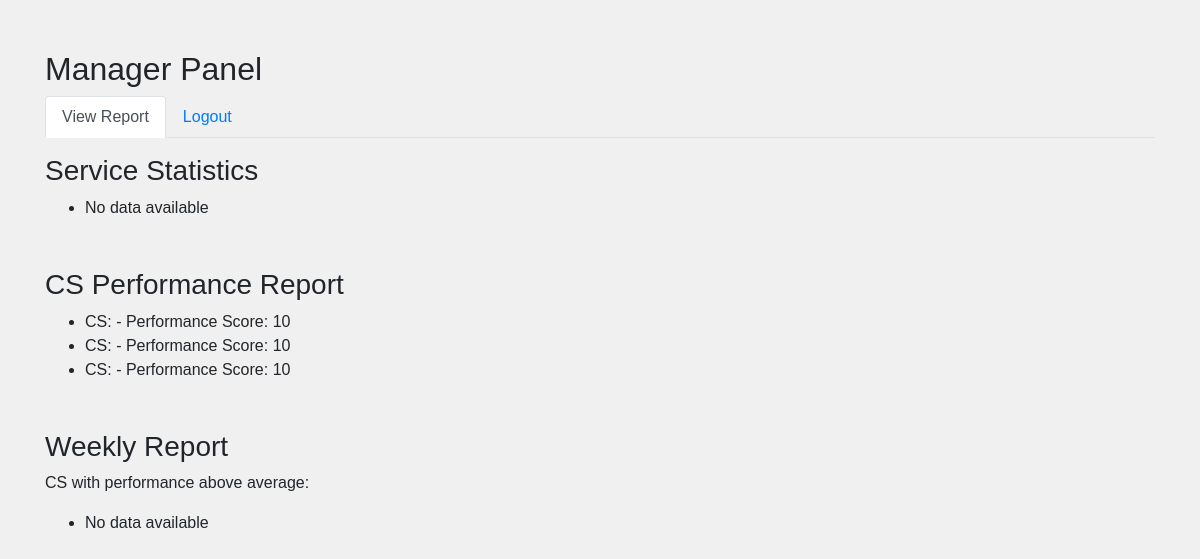
The app's page /manager/manager.php with its own data.
### tables this page shows
CREATE TABLE `cs_performance` (
  `id` int(11) NOT NULL,
  `cs_name` varchar(50) NOT NULL,
  `performance_score` int(11) NOT NULL
);

### manager/manager.php (the view, shortened to what this page needs)
<?php
$servername = "localhost";
$username = "root";
$password = "";
$dbname = "grapara";
$conn = new mysqli($servername, $username, $password, $dbname);
$serviceStatsQuery = "SELECT * FROM service_stats";
$serviceStatsResult = $conn->query($serviceStatsQuery);
$csPerformanceQuery = "SELECT * FROM cs_performance";
$csPerformanceResult = $conn->query($csPerformanceQuery);
$averagePerformanceQuery = "SELECT AVG(performance_score) as avg_score FROM cs_performance";
$averagePerformanceResult = $conn->query($averagePerformanceQuery);
$averageScoreRow = $averagePerformanceResult->fetch_assoc();
$averageScore = $averageScoreRow['avg_score'];
$weeklyReportQuery = "SELECT * FROM weekly_report WHERE performance_score > ?";
$weeklyReportStmt = $conn->prepare($weeklyReportQuery);
$weeklyReportStmt->bind_param("d", $averageScore);
$weeklyReportStmt->execute();
$weeklyReportResult = $weeklyReportStmt->get_result();
?>
<!DOCTYPE html>
<html lang="en">
<head>
    <link rel="stylesheet" href="https://stackpath.bootstrapcdn.com/bootstrap/4.5.2/css/bootstrap.min.css">
    <link rel="stylesheet" href="styles.css">
</head>
<body>
<div class="container">
    <h2>Manager Panel</h2>
    <ul class="nav nav-tabs" id="managerTab" role="tablist">
        <li class="nav-item">
            <a class="nav-link active" id="manager-tab" data-toggle="tab" href="#manager" role="tab" aria-controls="manager" aria-selected="true">View Report</a>
        </li>
        <li class="nav-item">
            <a class="nav-link" id="logout-tab" aria-controls="logout" aria-selected="false" onclick="javascript:return confirm('Apakah Anda yakin ingin logout?');" href="../autentikasi/logout.php">Logout</></a>
        </li>
    </ul>
    <div id="serviceStats" class="mt-3">
        <h3>Service Statistics</h3>
        <ul>
            <?php
            if ($serviceStatsResult && $serviceStatsResult->num_rows > 0) {
                while($row = $serviceStatsResult->fetch_assoc()) {
                    echo "<li>Service: " . htmlspecialchars($row["service_name"]) . " - Total Requests: " . htmlspecialchars($row["total_requests"]) . " - Successful Requests: " . htmlspecialchars($row["successful_requests"]) . "</li>";
                }
            } else {
                echo "<li>No data available</li>";
            }
            ?>
        </ul>
    </div>
    <h3 class="mt-5">CS Performance Report</h3>
    <ul id="csPerformanceReport">
        <?php
        if ($csPerformanceResult && $csPerformanceResult->num_rows > 0) {
            while($row = $csPerformanceResult->fetch_assoc()) {
                echo "<li>CS: " . htmlspecialchars($row["cs_name"]) . " - Performance Score: " . htmlspecialchars($row["performance_score"]) . "</li>";
            }
        } else {
            echo "<li>No data available</li>";
        }
        ?>
    </ul>
    <h3 class="mt-5">Weekly Report</h3>
    <p>CS with performance above average:</p>
    <ul id="weeklyReport">
        <?php
        if ($weeklyReportResult && $weeklyReportResult->num_rows > 0) {
            while($row = $weeklyReportResult->fetch_assoc()) {
                echo "<li>CS: " . htmlspecialchars($row["cs_name"]) . " - Performance Score: " . htmlspecialchars($row["performance_score"]) . "</li>";
            }
        } else {
            echo "<li>No data available</li>";
        }
        ?>
    </ul>
</div>
</body>
</html>

### styles.css (style rules this page uses)
.container { margin-top: 50px; }
body { font-family: Arial, sans-serif; background-color: #f0f0f0; margin: 0; padding: 0; }

### records on screen
cs_performance: performance_score "10"
cs_performance: performance_score "10"
cs_performance: performance_score "10"
